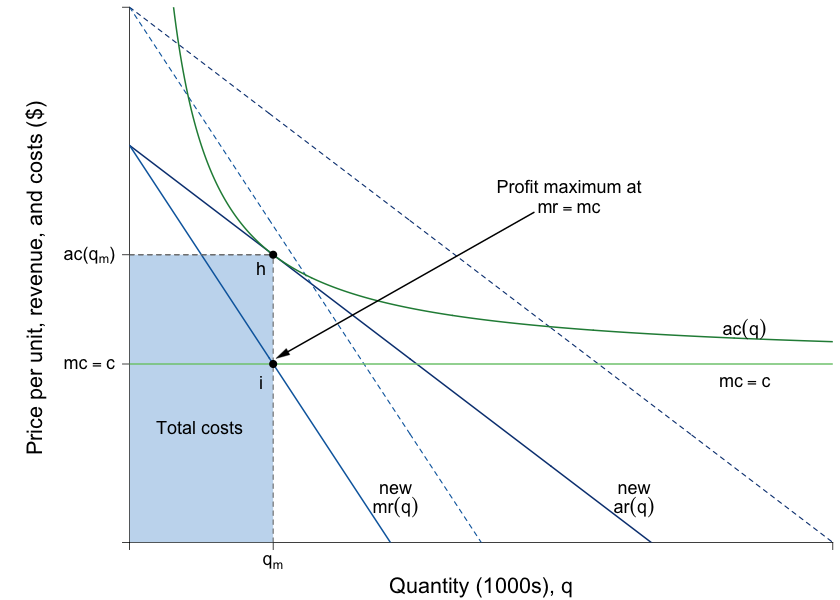

Recreate this plot in R.
#Graph Designer: Simon Halliday + Scott Cohn
#Authors: Bowles and Halliday
#Title: Coordination, Conflict and Competition: A Text in Microeconomics

require(shape)
#pdf(file = "firmmarketsupply/profit_costs.pdf", width = 9, height = 7)
png(file = "firmmarketsupply/profit_costs_entry_outlier.png", width = 7*120, height = 5*120)

#Set parameters for graphics
axislabelsize <- 1.8
labelsize <- 1.5
namesize <- 1.8
annotatesize <- 1.5
graphlinewidth <- 2
segmentlinewidth <- 1.5

COL <- c("#7fc97f", "#beaed4", "#fdc086", "#ffff99", "#386cb0", "#f0027f", "#bf5b17", "#666666")
COLA <- c("#e0f3db", "#99d8c9","#66c2a4","#41ae76", "#238b45", "#005824")
COLB <- c("#c6dbef", "#4eb3d3", "#2b8cbe", "#0868ac","#084081")
grays <- gray.colors(25, start = 1, end = 0)
CBCols <- c("#009E73","#0072B2","#E69F00","#CC79A7", "#F0E442")

#Edited the margins to cater for the larger LHS labels
par(mar =  c(4, 9, 0.5, 0.5))

AvgRevenue <- function(x, rmax = 8.9, xmax = 8.9){
  rmax - (rmax/xmax)*x
}

MRevenue <- function(x, rmax = 8.9, xmax = 8.9){
  rmax - 2*(rmax/xmax)*x
}

AvgCost <- function(x, c0 = 6, c1 = 4){
  c0/x + c1
}

costs <- c(4)
eq1 <- uniroot(function(x)  MRevenue(x) - costs[1]  , c(1,1000), tol=1e-8)   
entQ <- c(as.numeric(eq1[1]))

xlims <- c(0, 12)
ylims <- c(0, 12)

npts <- 501 
x <- seq(xlims[1], xlims[2], length.out = npts)
y <- seq(ylims[1], ylims[2], length.out = npts) 
a <- c(13, 16.75, 19.25)

plot(0, 0, xlim = xlims, ylim = ylims, type = "n",
     xlab = expression(paste("")),
     ylab = expression(paste("")), 
     xaxt = "n", 
     yaxt = "n", 
     cex.lab = axislabelsize, 
     bty = "n",
     xaxs = "i", 
     yaxs = "i")


ticksy <- c(0, costs[1], AvgCost(x = entQ[1]),  ylims[2])
ylabels <- c(NA, expression(paste(mc == c)), expression(paste(ac, "(", q[m],")")), NA)
ticksx <- c(0, entQ[1], xlims[2])
xlabels <- c(NA, expression(paste(q[m])), NA)

axis(1, at = ticksx, pos = 0, labels = xlabels, cex.axis = labelsize)
axis(2, at = ticksy, pos = 0, labels = ylabels, las = 1, cex.axis = labelsize)

npts <- 500 
xx1 <- seq(xlims[1], xlims[2], length.out = npts)
xx3 <- seq(2, 6, length.out = npts)

#Draw the polygon for profit
# xpoly1 <- c(0, entQ[1], entQ[1], 0, 0)
# ypoly1 <- c(AvgCost(x = entQ[1]), AvgCost(x =entQ[1]), AvgRevenue(x = entQ[1]), AvgRevenue(x = entQ[1]), AvgCost(x = entQ[1]))
# polygon(x = xpoly1, y = ypoly1, col = COLA[1], density = NULL, border = NA)

#Draw the polygon for costs
xpoly2 <- c(0, entQ[1], entQ[1], 0, 0)
ypoly2 <- c(0, 0, AvgCost(x = entQ[1]), AvgCost(x = entQ[1]), AvgCost(x = entQ[1]))
polygon(x = xpoly2, y = ypoly2, col = COLB[1], density = NULL, border = NA)

lines(xx1, AvgRevenue(xx1), col = COLB[5], lwd = graphlinewidth)
lines(xx1, AvgRevenue(xx1, rmax = 12, xmax = 12), lty = 2, col = COLB[5], lwd = segmentlinewidth)
lines(xx1, MRevenue(xx1), col = COLB[4], lwd = graphlinewidth)
lines(xx1, MRevenue(xx1, rmax = 12, xmax = 12), lty = 2, col = COLB[4], lwd = segmentlinewidth)
lines(xx1, AvgCost(xx1), col = COLA[5], lwd = graphlinewidth)

#Label the axes
text(0.5*xlims[2], -1, expression(paste("Quantity (1000s), ", q)), xpd = TRUE, cex = axislabelsize) 
#mtext(expression(paste("Quantity, ", x)), side = 1, line = 2.5, cex = axislabelsize)
#mtext(expression(paste("Quantity of output, ", x)), side = 1, line = 2.5, cex = axislabelsize)
#text(-3, 0.5*ylims[2], expression(paste("Price, Revenue and Costs, ", list(p, r, ac), " and ", mc)), xpd = TRUE, cex = axislabelsize, srt = 90) 
text(-1.6, 0.5*ylims[2], expression(paste("Price per unit, revenue, and costs ($) ")), xpd = TRUE, cex = axislabelsize, srt = 90) 

#Label curves
text(10.5, 4.8, expression(paste(ac(q))), cex = labelsize)
text(10.5, 3.6, expression(paste(mc == c)), cex = labelsize)

text(8.61, 1.2, expression(paste("new")), cex = labelsize)
text(8.61, 0.8, expression(paste(ar(q))), cex = labelsize)

text(4.54, 1.2, expression(paste("new")), cex = labelsize)
text(4.54, 0.8, expression(paste(mr(q))), cex = labelsize)

#Labels cost and profit areas
text(1.2, 0.4*AvgCost(x = entQ[1]), expression("Total costs"), cex = annotatesize)
# text(1.5, 6.25, expression("Economic"), cex = annotatesize)
# text(1.5, 5.75, expression("profit"), cex = annotatesize)

#Draw segments for total costs
segments(0, AvgRevenue(x = entQ[1]), entQ[1], AvgRevenue(x = entQ[1]), lty = 2, col = grays[20] , lwd = segmentlinewidth)
segments(entQ[1], 0, entQ[1], AvgRevenue(x = entQ[1]), lty = 2, col = grays[20] , lwd = segmentlinewidth)

segments(0, AvgCost(x = entQ[1]), entQ[1], AvgCost(x = entQ[1]), lty = 2, col = grays[20] , lwd = segmentlinewidth)
segments(0, 4, xlims[2], 4, lty = 1, col = COL[1] , lwd = graphlinewidth)

#Label Points for comparison
points(entQ[1], MRevenue(x = entQ[1]), pch = 16, col = "black", cex = 1.5)
text(entQ[1] - 0.2, MRevenue(x = entQ[1]) - 0.4, expression(i), cex = labelsize)

# points(entQ[1], AvgCost(x =entQ[1]), pch = 16, col = "black", cex = 1.5)
# text(entQ[1] + 0.2, AvgCost(x = entQ[1]) + 0.4, expression(g), cex = labelsize)

points(entQ[1], AvgRevenue(x = entQ[1]), pch = 16, col = "black", cex = 1.5)
text(entQ[1] - 0.2, AvgRevenue(x = entQ[1]) - 0.3, expression(h), cex = labelsize)


#Arrow to mr = mc
text(7.5, 8, expression(paste("Profit maximum at")), cex = annotatesize)
text(7.5, 7.5, expression(paste(mr == mc)), cex = annotatesize)
Arrows(6.9, 7.4, entQ[1] + 0.15, MRevenue(entQ[1]) + 0.2, col = "black", lty = 1, lwd = 2, arr.type = "triangle", arr.lwd = 0.5)



dev.off()
